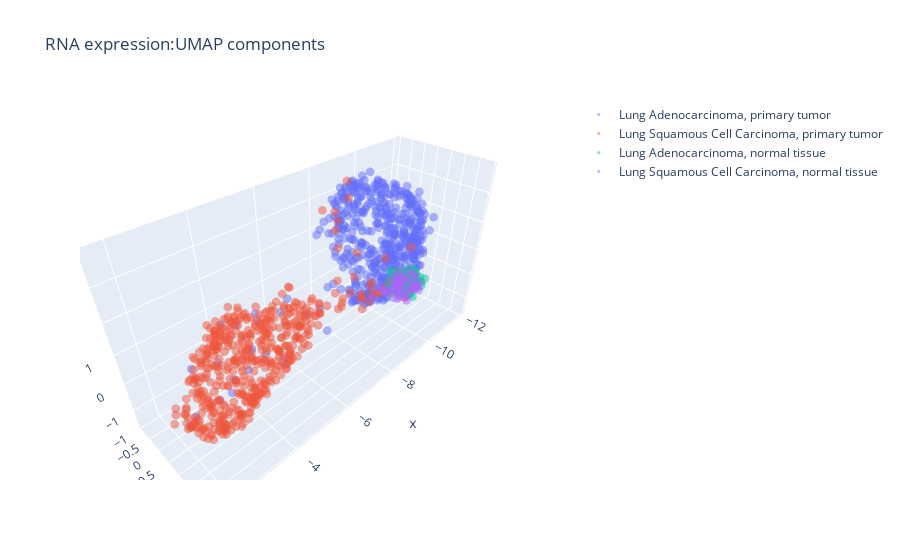

Source (notebook cell):
### Markdown cell above
### 1.1.1 Model permutation for cancer types

### Code cell
# short exploratory
# 1. dimension reduction
# 2. plot the differential targets
red = 'UMAP'
reduceR = UMAP(n_components=3, random_state=323, n_neighbors=50) #UMAP(n_components=3)
reduceR.fit(RNAex.loc[:, rnaID_include])


fig = go.Figure(layout={'title': 'RNA expression:'+red+' components'})
# Configure the trace.
reduceD = reduceR.transform(RNAex.loc[(RNAex['Diagnosis']=='Lung Adenocarcinoma') & 
                                      (RNAex['Sample Type']=='Primary Tumor'), rnaID_include])
fig.add_trace(go.Scatter3d(
    x=reduceD[:,0],  # <-- Put your data instead
    y=reduceD[:,1],  # <-- Put your data instead
    z=reduceD[:,2],  # <-- Put your data instead
    mode='markers',
    marker={
        'size': 3,
        'opacity': 0.5,
    },
    name='Lung Adenocarcinoma, primary tumor'
)
)

reduceD = reduceR.transform(RNAex.loc[(RNAex['Diagnosis']=='Lung Squamous Cell Carcinoma') & 
                                      (RNAex['Sample Type']=='Primary Tumor'), rnaID_include])
fig.add_trace(go.Scatter3d(
    x=reduceD[:,0],  # <-- Put your data instead
    y=reduceD[:,1],  # <-- Put your data instead
    z=reduceD[:,2],  # <-- Put your data instead
    mode='markers',
    marker={
        'size': 3,
        'opacity': 0.5,
    },
    name='Lung Squamous Cell Carcinoma, primary tumor'
)
)

reduceD = reduceR.transform(RNAex.loc[(RNAex['Diagnosis']=='Lung Adenocarcinoma') & 
                                      (RNAex['Sample Type']=='Solid Tissue Normal'), rnaID_include])
fig.add_trace(go.Scatter3d(
    x=reduceD[:,0],  # <-- Put your data instead
    y=reduceD[:,1],  # <-- Put your data instead
    z=reduceD[:,2],  # <-- Put your data instead
    mode='markers',
    marker={
        'size': 3,
        'opacity': 0.5,
    },
    name='Lung Adenocarcinoma, normal tissue'
)
)

reduceD = reduceR.transform(RNAex.loc[(RNAex['Diagnosis']=='Lung Squamous Cell Carcinoma') & 
                                      (RNAex['Sample Type']=='Solid Tissue Normal'), rnaID_include])
fig.add_trace(go.Scatter3d(
    x=reduceD[:,0],  # <-- Put your data instead
    y=reduceD[:,1],  # <-- Put your data instead
    z=reduceD[:,2],  # <-- Put your data instead
    mode='markers',
    marker={
        'size': 3,
        'opacity': 0.5,
    },
    name='Lung Squamous Cell Carcinoma, normal tissue'
)
)


# Configure the layout.
layout = go.Layout(
    margin={'l': 0, 'r': 0, 'b': 0, 't': 0}
)
plotly.offline.iplot(fig)

### Figure 1 — Plotly figure (JSON) as saved in the notebook; plotly's stock layout.template omitted (floating-point values rounded to 4 significant figures; data arrays with more than 128 entries replaced by an {"elided": "..."} marker saying what was removed)
{"data": [{"marker": {"opacity": 0.5, "size": 3}, "mode": "markers", "name": "Lung Adenocarcinoma, primary tumor", "type": "scatter3d", "x": {"elided": "511 float values"}, "y": {"elided": "511 float values"}, "z": {"elided": "511 float values"}}, {"marker": {"opacity": 0.5, "size": 3}, "mode": "markers", "name": "Lung Squamous Cell Carcinoma, primary tumor", "type": "scatter3d", "x": {"elided": "498 float values"}, "y": {"elided": "498 float values"}, "z": {"elided": "498 float values"}}, {"marker": {"opacity": 0.5, "size": 3}, "mode": "markers", "name": "Lung Adenocarcinoma, normal tissue", "type": "scatter3d", "x": [-11.63, -11.19, -11.41, -11.15, -11.72, -10.0, -11.42, -11.4, -11.78, -11.14, -10.97, -10.91, -11.34, -11.86, -11.12, -11.59, -11.51, -11.14, -11.68, -10.7, -11.23, -11.43, -10.92, -11.6, -11.63, -11.73, -11.8, -11.63, -11.59, -11.45, -11.59, -11.11, -11.67, -11.67, -11.62, -11.69, -10.55, -10.83, -10.69, -11.32, -10.92, -10.93, -11.45, -10.54, -11.18, -11.73, -11.25, -11.82, -11.91, -10.89, -11.6, -11.59, -11.69, -11.65, -11.62, -11.49, -11.71, -11.82, -10.79], "y": [0.2179, 0.2953, 0.2267, 0.2018, 0.6464, 0.6978, 0.5458, 0.4417, 0.6298, 0.4844, 0.367, 0.813, 0.7401, 0.6589, 0.1746, 0.6244, 0.7411, 0.814, 0.714, 0.2489, 0.7771, 0.1623, 0.08859, 0.2116, 0.4839, 1.015, 0.389, 0.2195, 0.441, 0.6706, 0.6226, 0.469, 0.8556, 0.7449, 0.5498, 0.9244, 0.3369, 0.6535, 0.4114, 0.6685, 0.4405, 0.8044, 0.2429, 0.4816, 0.5116, 0.5924, 0.5474, 0.3708, 0.3974, 0.3081, 0.7161, 0.1577, 0.9398, 0.1019, 0.431, 0.7538, 0.462, 0.4204, 0.1543], "z": [-0.7593, -1.293, -0.5989, -0.4404, -0.685, -0.2777, -0.2907, -1.267, -0.9805, -1.047, -0.5761, -0.8095, -0.3827, -0.9446, -1.189, -0.416, -1.498, -0.3913, -0.8947, -0.3143, -1.212, -0.688, -0.3852, -0.6985, -1.127, -0.6457, -0.8336, -1.071, -1.029, -1.231, -0.9091, -1.333, -0.6216, -1.117, -1.093, -0.8024, -0.4466, -0.5566, -0.7345, -1.33, -0.7491, -0.9594, -0.5204, -0.9742, -0.3502, -0.8384, -0.3683, -0.6329, -0.6138, -0.7851, -0.8775, -0.9431, -0.9749, -0.953, -1.238, -0.4313, -0.5581, -0.9304, -1.06]}, {"marker": {"opacity": 0.5, "size": 3}, "mode": "markers", "name": "Lung Squamous Cell Carcinoma, normal tissue", "type": "scatter3d", "x": [-10.91, -10.88, -11.32, -10.81, -11.31, -10.86, -11.19, -11.18, -11.2, -11.58, -11.19, -10.96, -10.13, -10.44, -11.13, -10.82, -9.634, -10.68, -11.27, -10.91, -10.98, -11.86, -11.27, -10.05, -11.63, -11.18, -11.1, -11.0, -11.7, -11.37, -11.5, -10.99, -11.35, -10.92, -11.48, -10.65, -9.958, -10.97, -11.38, -11.4, -11.24, -11.05, -11.56, -10.85, -10.55, -9.034, -11.74, -11.74, -11.28], "y": [0.5168, 0.5212, 0.9646, 0.6012, -0.00734, 0.4101, 0.8244, 0.715, 0.6361, 0.8532, 0.2488, 0.8288, 0.5211, 0.5749, 0.2016, 0.2273, 0.6392, 0.242, 0.6284, 0.4543, 0.6482, 0.4372, 0.7087, 0.5941, 0.6634, 0.4388, 1.015, 0.5143, 0.5052, 0.4079, 0.1437, 0.5679, 0.7941, 0.3212, 0.2374, 0.4678, 0.5711, 0.4681, 0.8436, 0.5669, 0.3148, 0.471, 0.9315, 0.4453, 0.6274, 0.7683, 0.7523, 0.8266, 0.08131], "z": [-1.064, -1.366, -0.836, -0.7137, -0.7497, -0.6433, -0.6945, -1.509, -0.507, -0.9819, -0.6789, -1.151, -0.6872, -0.4518, -1.111, -0.6293, -0.2733, -1.035, -1.395, -1.127, -0.5196, -0.757, -1.078, -0.5672, -1.16, -0.9964, -0.8159, -0.4255, -1.367, -1.314, -1.119, -1.317, -0.7203, -1.455, -0.9384, -0.8127, -0.4966, -1.282, -0.4467, -0.3581, -0.4058, -0.6702, -1.122, -0.7278, -0.6136, -0.2486, -1.19, -0.9049, -1.199]}], "layout": {"title": {"text": "RNA expression:UMAP components"}}}
